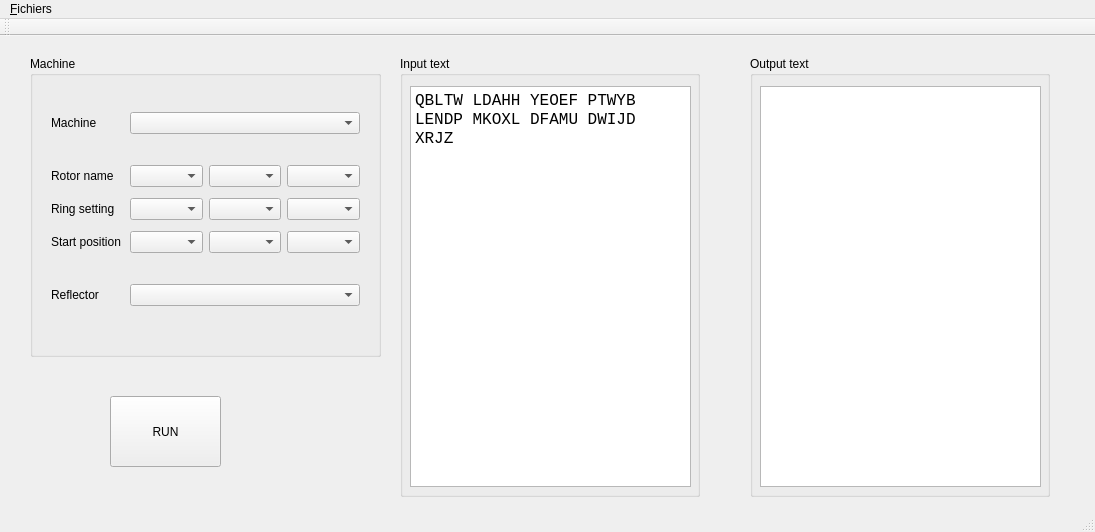
<?xml version="1.0" encoding="UTF-8"?>
<ui version="4.0">
 <class>MainWindowClass</class>
 <widget class="QMainWindow" name="MainWindowClass">
  <property name="geometry">
   <rect>
    <x>0</x>
    <y>0</y>
    <width>1095</width>
    <height>532</height>
   </rect>
  </property>
  <property name="windowTitle">
   <string>MainWindow</string>
  </property>
  <widget class="QWidget" name="centralWidget">
   <widget class="QGroupBox" name="input_text_box">
    <property name="geometry">
     <rect>
      <x>400</x>
      <y>20</y>
      <width>300</width>
      <height>441</height>
     </rect>
    </property>
    <property name="title">
     <string>Input text</string>
    </property>
    <widget class="QPlainTextEdit" name="Input_text">
     <property name="geometry">
      <rect>
       <x>10</x>
       <y>30</y>
       <width>281</width>
       <height>401</height>
      </rect>
     </property>
     <property name="font">
      <font>
       <family>Consolas</family>
       <pointsize>12</pointsize>
      </font>
     </property>
     <property name="cursor" stdset="0">
      <cursorShape>IBeamCursor</cursorShape>
     </property>
     <property name="plainText">
      <string>QBLTW LDAHH YEOEF PTWYB
LENDP MKOXL DFAMU DWIJD
XRJZ</string>
     </property>
    </widget>
   </widget>
   <widget class="QGroupBox" name="output_text_box">
    <property name="geometry">
     <rect>
      <x>750</x>
      <y>20</y>
      <width>300</width>
      <height>441</height>
     </rect>
    </property>
    <property name="title">
     <string>Output text</string>
    </property>
    <widget class="QTextBrowser" name="Output_text">
     <property name="geometry">
      <rect>
       <x>10</x>
       <y>30</y>
       <width>281</width>
       <height>401</height>
      </rect>
     </property>
    </widget>
   </widget>
   <widget class="QPushButton" name="RUN_pushButton">
    <property name="geometry">
     <rect>
      <x>110</x>
      <y>360</y>
      <width>111</width>
      <height>71</height>
     </rect>
    </property>
    <property name="text">
     <string>RUN</string>
    </property>
   </widget>
   <widget class="QGroupBox" name="machine_box">
    <property name="geometry">
     <rect>
      <x>30</x>
      <y>20</y>
      <width>351</width>
      <height>301</height>
     </rect>
    </property>
    <property name="title">
     <string>Machine</string>
    </property>
    <widget class="QWidget" name="gridLayoutWidget">
     <property name="geometry">
      <rect>
       <x>10</x>
       <y>40</y>
       <width>331</width>
       <height>231</height>
      </rect>
     </property>
     <layout class="QGridLayout" name="gridLayout_2">
      <item row="6" column="1" colspan="3">
       <widget class="QComboBox" name="Reflector"/>
      </item>
      <item row="4" column="2">
       <widget class="QComboBox" name="Rotor_2_Postion"/>
      </item>
      <item row="2" column="0">
       <widget class="QLabel" name="label_6">
        <property name="text">
         <string>Rotor name</string>
        </property>
       </widget>
      </item>
      <item row="3" column="3">
       <widget class="QComboBox" name="Rotor_1_Setting"/>
      </item>
      <item row="4" column="1">
       <widget class="QComboBox" name="Rotor_3_Postion"/>
      </item>
      <item row="4" column="0">
       <widget class="QLabel" name="label_7">
        <property name="text">
         <string>Start position</string>
        </property>
       </widget>
      </item>
      <item row="3" column="1">
       <widget class="QComboBox" name="Rotor_3_Setting"/>
      </item>
      <item row="3" column="2">
       <widget class="QComboBox" name="Rotor_2_Setting"/>
      </item>
      <item row="4" column="3">
       <widget class="QComboBox" name="Rotor_1_Postion"/>
      </item>
      <item row="3" column="0">
       <widget class="QLabel" name="label_8">
        <property name="text">
         <string>Ring setting</string>
        </property>
       </widget>
      </item>
      <item row="6" column="0">
       <widget class="QLabel" name="label_9">
        <property name="text">
         <string>Reflector</string>
        </property>
       </widget>
      </item>
      <item row="2" column="1">
       <widget class="QComboBox" name="Rotor_3_Name"/>
      </item>
      <item row="2" column="2">
       <widget class="QComboBox" name="Rotor_2_Name"/>
      </item>
      <item row="2" column="3">
       <widget class="QComboBox" name="Rotor_1_Name"/>
      </item>
      <item row="1" column="0" colspan="4">
       <spacer name="horizontalSpacer_3">
        <property name="orientation">
         <enum>Qt::Horizontal</enum>
        </property>
        <property name="sizeHint" stdset="0">
         <size>
          <width>40</width>
          <height>20</height>
         </size>
        </property>
       </spacer>
      </item>
      <item row="0" column="0">
       <widget class="QLabel" name="label_10">
        <property name="text">
         <string>Machine</string>
        </property>
       </widget>
      </item>
      <item row="5" column="0" colspan="4">
       <spacer name="horizontalSpacer_4">
        <property name="orientation">
         <enum>Qt::Horizontal</enum>
        </property>
        <property name="sizeHint" stdset="0">
         <size>
          <width>40</width>
          <height>20</height>
         </size>
        </property>
       </spacer>
      </item>
      <item row="0" column="1" colspan="3">
       <widget class="QComboBox" name="Machine"/>
      </item>
     </layout>
    </widget>
   </widget>
  </widget>
  <widget class="QMenuBar" name="menuBar">
   <property name="geometry">
    <rect>
     <x>0</x>
     <y>0</y>
     <width>1095</width>
     <height>26</height>
    </rect>
   </property>
   <widget class="QMenu" name="menuRUN">
    <property name="title">
     <string>&amp;Fichiers</string>
    </property>
   </widget>
   <addaction name="menuRUN"/>
  </widget>
  <widget class="QToolBar" name="mainToolBar">
   <attribute name="toolBarArea">
    <enum>TopToolBarArea</enum>
   </attribute>
   <attribute name="toolBarBreak">
    <bool>false</bool>
   </attribute>
  </widget>
  <widget class="QStatusBar" name="statusBar"/>
 </widget>
 <layoutdefault spacing="6" margin="11"/>
 <tabstops>
  <tabstop>Output_text</tabstop>
  <tabstop>RUN_pushButton</tabstop>
  <tabstop>Machine</tabstop>
  <tabstop>Rotor_3_Name</tabstop>
  <tabstop>Rotor_2_Postion</tabstop>
  <tabstop>Rotor_1_Setting</tabstop>
  <tabstop>Rotor_3_Postion</tabstop>
  <tabstop>Rotor_3_Setting</tabstop>
  <tabstop>Rotor_2_Setting</tabstop>
  <tabstop>Rotor_1_Postion</tabstop>
  <tabstop>Reflector</tabstop>
  <tabstop>Rotor_2_Name</tabstop>
  <tabstop>Rotor_1_Name</tabstop>
  <tabstop>Input_text</tabstop>
 </tabstops>
 <resources>
  <include location="MainWindow.qrc"/>
 </resources>
 <connections/>
</ui>
